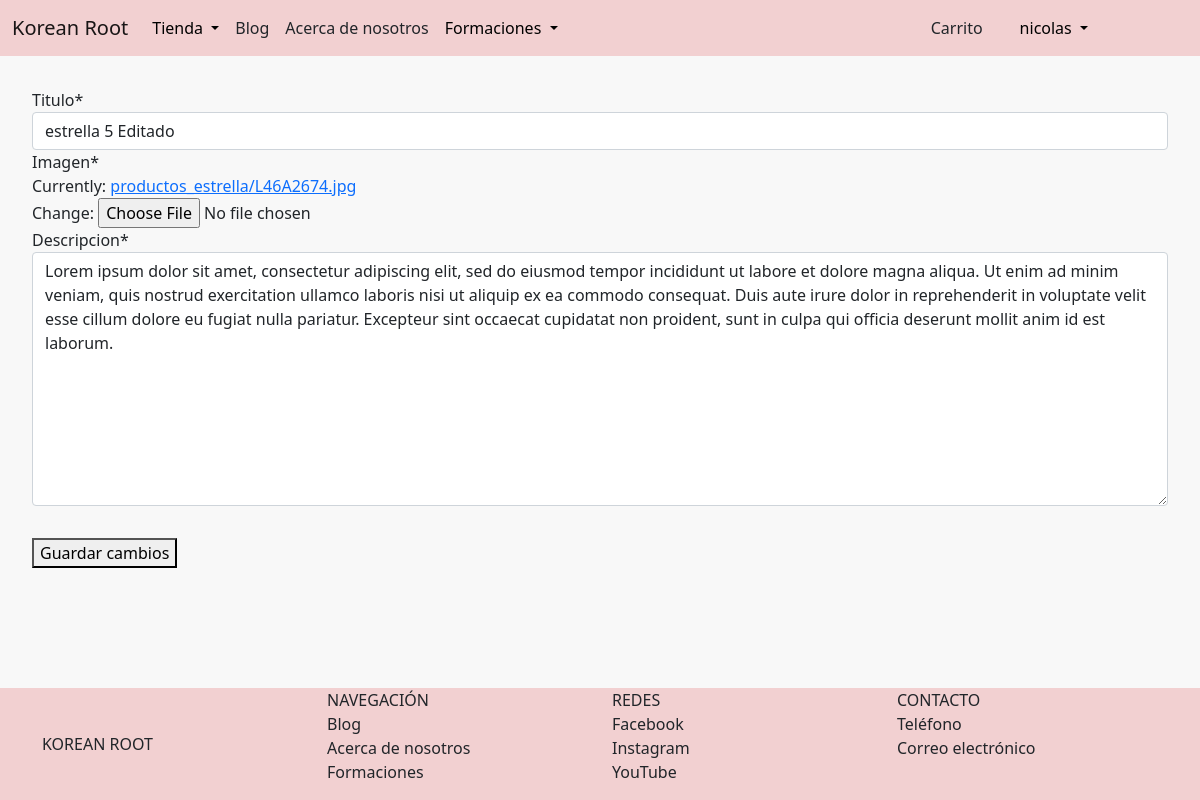
/blog/editarProdEstrella/5 (signed in), run on an earlier commit of the app's database.
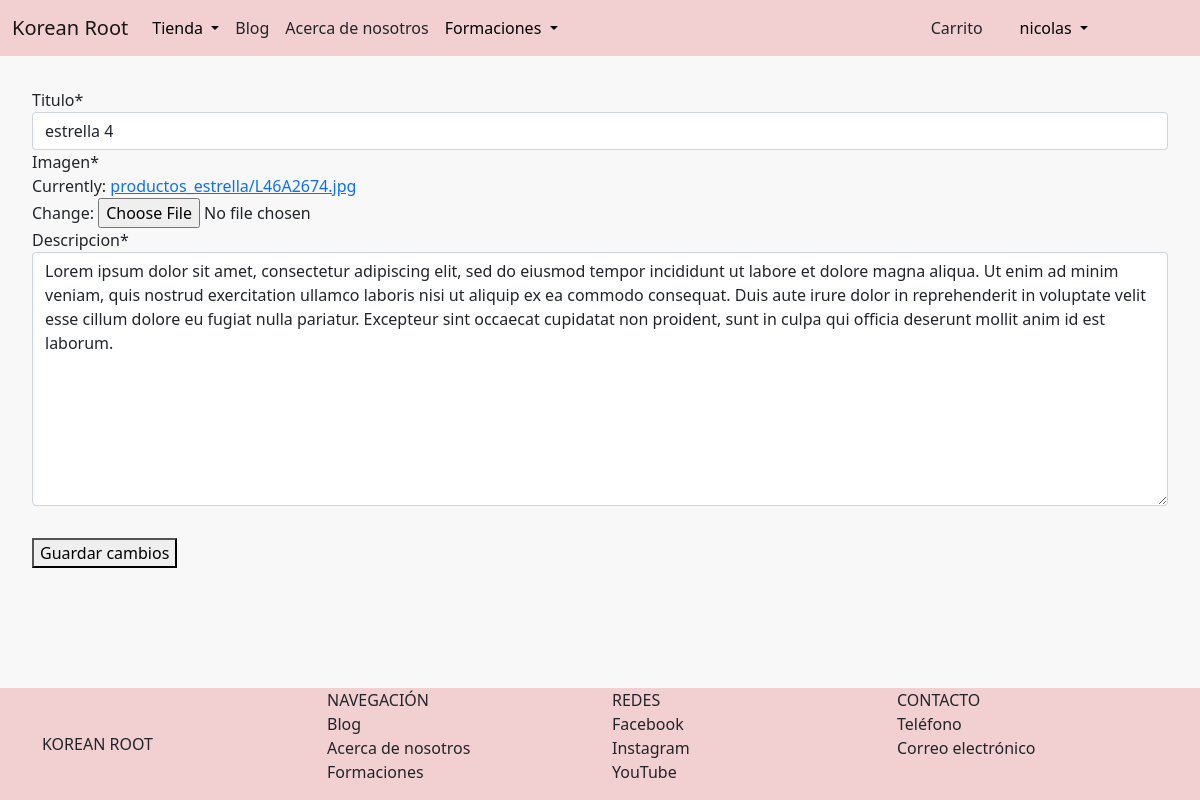
And on a later commit of the database.
### AppBlog/models.py (models this page shows, shortened)
class ProductoEstrella(models.Model):
    titulo = models.CharField(max_length=50)
    imagen = models.ImageField(upload_to='productos_estrella', default=None)
    descripcion = models.TextField()

### AppBlog/views.py (the view)
# urls.py: path('editarProdEstrella/<id>', editarProdEstrella, name='editar_prod_estrella'),
@staff_member_required
def editarProdEstrella(request, id):
    producto = ProductoEstrella.objects.get(id=id)
    if request.method == 'POST':
        form = AgregarProductoEstrella(request.POST, request.FILES, instance=producto)
        if form.is_valid():
            producto.save()
            messages.success(request, 'Producto editado con exito.')
            return redirect('/blog/verProdEstrella/')
    else:
        form = AgregarProductoEstrella(instance=producto)
    return render(request, 'AppBlog/editar_prod_estrella.html', {'form': form})

### AppBlog/forms.py
class AgregarProductoEstrella(forms.ModelForm):
    class Meta:
        model = ProductoEstrella
        fields = '__all__'

### AppBlog/templates/AppBlog/editar_prod_estrella.html (shortened to what this page needs)
{% extends 'AppTienda/padre.html' %}
{% load static %}
{% block contenidoQueCambia %}
    {% load crispy_forms_tags %}
    <form method="POST" enctype="multipart/form-data" class="col-lg-X" style="margin-right: 2rem; margin-left: 2rem; margin-bottom: 2rem; margin-top: 2rem;">
        {{ form|crispy }}
        <button type="submit" style="margin-top: 2rem;">Guardar cambios</button>
    </form>
{% endblock %}

What changed in the data, as far as the page shows it:
changed ProductoEstrella: titulo "estrella 5 Editado" → "estrella 4"
